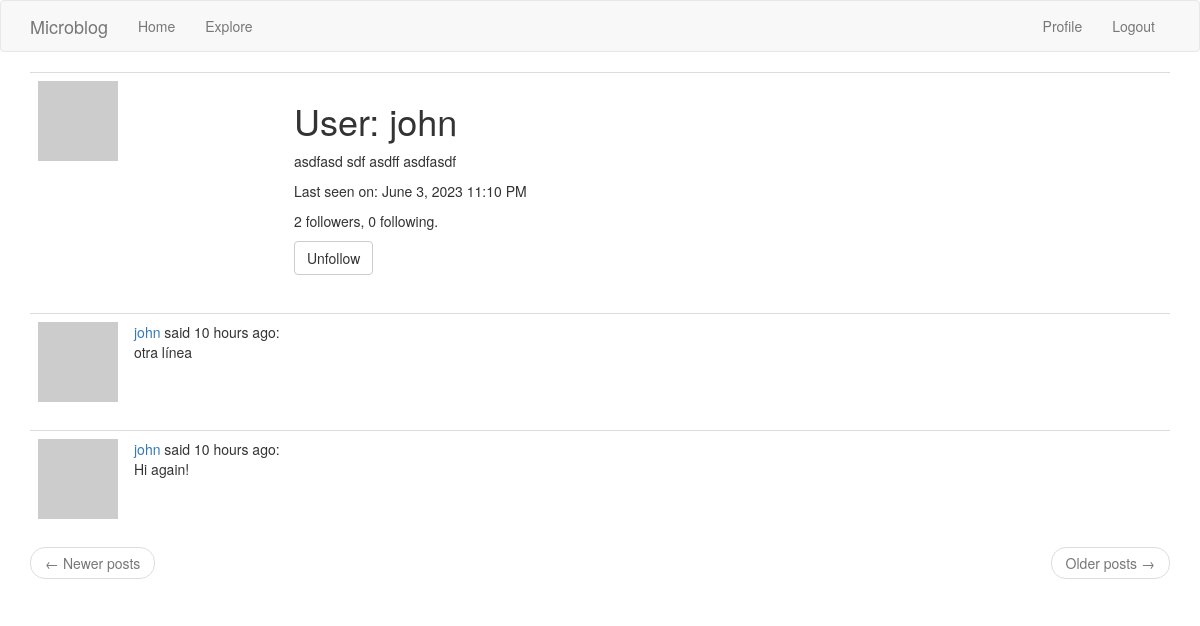
The page /user/john (signed in) on the database its author committed.
### app/models.py (models this page shows, shortened)
class User(UserMixin, db.Model):
    id = db.Column(db.Integer, primary_key=True)
    username = db.Column(db.String(64), index=True, unique=True)
    email = db.Column(db.String(120), index=True, unique=True)
    password_hash = db.Column(db.String(128))
    posts = db.relationship("Post", backref="author", lazy="dynamic")
    about_me = db.Column(db.String(140))
    last_seen = db.Column(db.DateTime, default=datetime.utcnow)
    followed = db.relationship(
        "User",
        secondary=followers,
        primaryjoin=(followers.c.follower_id == id),
        secondaryjoin=(followers.c.followed_id == id),
        backref=db.backref("followers", lazy="dynamic"),
        lazy="dynamic",
    )
    def avatar(self, size):
        digest = md5(self.email.lower().encode("utf-8")).hexdigest()
        return "https://www.gravatar.com/avatar/{}?d=identicon&s={}".format(
            digest, size
        )
    def is_following(self, user):
        return (
            self.followed.filter(followers.c.followed_id == user.id).count()
            > 0
        )

class Post(db.Model):
    id = db.Column(db.Integer, primary_key=True)
    body = db.Column(db.String(140))
    timestamp = db.Column(db.DateTime, index=True, default=datetime.utcnow)
    user_id = db.Column(db.Integer, db.ForeignKey("user.id"))

### app/routes.py (the view)
@app.route("/user/<username>")
@login_required
def user(username):
    user = User.query.filter_by(username=username).first_or_404()
    page = request.args.get("page", 1, type=int)
    posts = user.posts.order_by(Post.timestamp.desc()).paginate(
        page=page, per_page=app.config["POSTS_PER_PAGE"], error_out=False
    )
    next_url = (
        url_for("user", username=user.username, page=posts.next_num)
        if posts.has_next
        else None
    )
    prev_url = (
        url_for("user", username=user.username, page=posts.prev_num)
        if posts.has_prev
        else None
    )
    form = EmptyForm()
    return render_template(
        "user.html",
        user=user,
        posts=posts.items,
        next_url=next_url,
        prev_url=prev_url,
        form=form,
    )

### app/forms.py
class EmptyForm(FlaskForm):
    submit = SubmitField("Submit")

### app/models.py (called while the page is built)
@login.user_loader
def load_user(id):
    return User.query.get(int(id))

### app/routes.py (called while the page is built)
@app.before_request
def before_request():
    if current_user.is_authenticated:
        current_user.last_seen = datetime.utcnow()
        db.session.commit()

### app/templates/user.html (shortened to what this page needs)
{% extends "base.html" %}
{% block app_content %}
    <table class="table table-hover">
        <tr>
            <td width="256px"><img src="{{ user.avatar(256) }}"></td>
            <td>
                <h1>User: {{ user.username }}</h1>
                {% if user.about_me %}<p>{{ user.about_me }}</p>{% endif %}
                {% if user.last_seen %}
                <p>Last seen on: {{ moment(user.last_seen).format('LLL') }}</p>
                {% endif %}
                <p>{{ user.followers.count() }} followers, {{ user.followed.count() }} following.</p>
                {% if user == current_user %}
                <p><a href="{{ url_for('edit_profile') }}">Edit your profile</a></p>
                {% else %}
                <p>
                    <form action="{{ url_for('unfollow', username=user.username) }}" method="post">
                        {{ form.submit(value='Unfollow', class_='btn btn-default') }}
                    </form>
                </p>
                {% endif %}
            </td>
        </tr>
    </table>
    {% for post in posts %}
        {% include '_post.html' %}
    {% endfor %}
    <nav aria-label="...">
        <ul class="pager">
            <li class="previous{% if not prev_url %} disabled{% endif %}">
                <a href="{{ prev_url or '#' }}">
                    <span aria-hidden="true">&larr;</span> Newer posts
                </a>
            </li>
            <li class="next{% if not next_url %} disabled{% endif %}">
                <a href="{{ next_url or '#' }}">
                    Older posts <span aria-hidden="true">&rarr;</span>
                </a>
            </li>
        </ul>
    </nav>
{% endblock %}

### app/templates/_post.html
<table class="table table-hover">
  <tr>
      <td width="70px">
          <a href="{{ url_for('user', username=post.author.username) }}">
              <img src="{{ post.author.avatar(70) }}" />
          </a>
      </td>
      <td>
        <a href="{{ url_for('user', username=post.author.username) }}">
          {{ post.author.username }}
        </a>
        said {{ moment(post.timestamp).fromNow() }}:
        <br>
        {{ post.body }}
      </td>
  </tr>
</table>

### rows shown on the page
User: username "john", about_me "asdfasd sdf asdff asdfasdf", last_seen "June 3, 2023 11:10 PM"
Post: author.username "john", timestamp "10 hours ago", body "otra línea"
Post: author.username "john", timestamp "10 hours ago", body "Hi again!"

### other values the page prints
{{ user.followers.count() }} "2"
{{ user.followed.count() }} "0"
